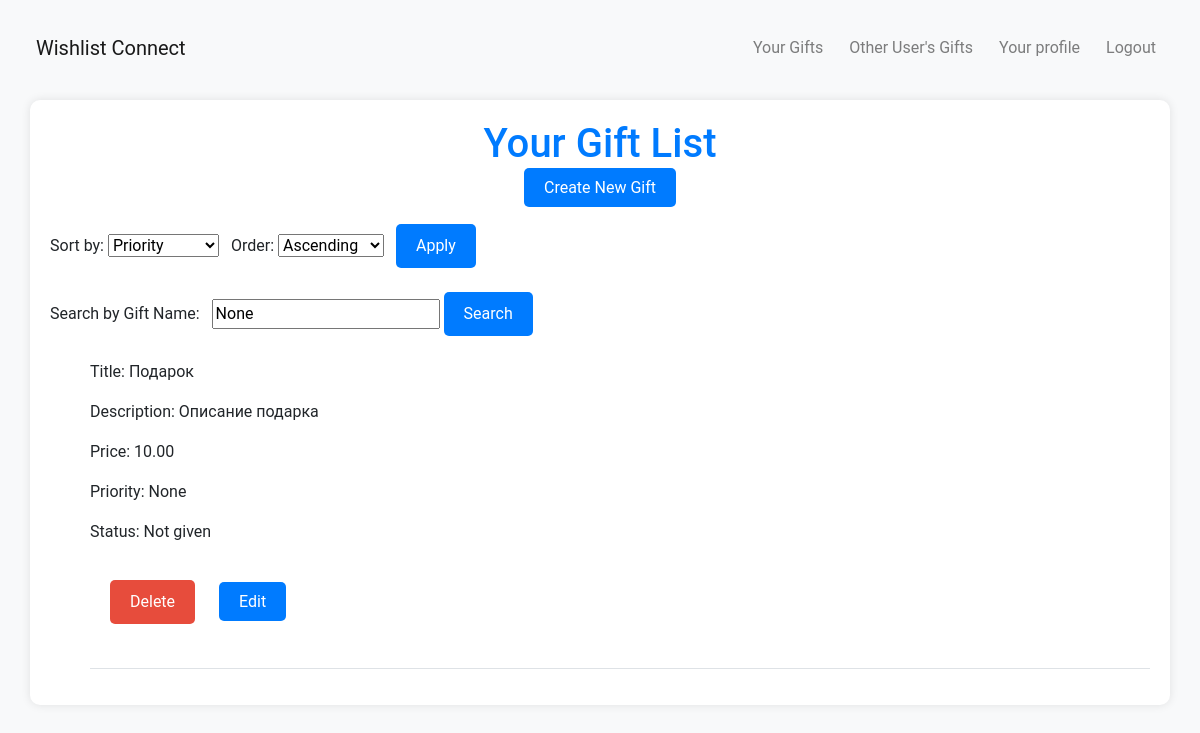
The app's page /api/user-gift-list/ (signed in) with its own data.
### api/models.py (models this page shows, shortened)
class Gift(models.Model):
    PRIORITY_CHOICES = [
        ('high', 'High'),
        ('medium', 'Medium'),
        ('low', 'Low'),
        ('none', 'None'),
    ]
    STATUS_CHOICES = [
        ('given', 'Given'),
        ('not given', 'Not given'),
        ('booked', 'Booked'),
    ]
    user = models.ForeignKey(User, on_delete=models.CASCADE)
    title = models.CharField(max_length=255)
    description = models.TextField()
    price = models.DecimalField(max_digits=10, decimal_places=2)
    priority = models.CharField(max_length=10, choices=PRIORITY_CHOICES, default='none')
    status = models.CharField(max_length=10, choices=STATUS_CHOICES, default='not given')
    image = models.ImageField(upload_to='gift_images/', blank=True, null=True)

### api/views.py (the view)
# urls.py: path('user-gift-list/', user_gift_list, name='user-gift-list'),
@login_required
def user_gift_list(request):
    gifts = Gift.objects.filter(user=request.user)
    sort_options = {
        'priority': 'Priority',
        'title': 'Alphabetical',
        'price': 'Price',
        'status': 'Status',
    }
    sort_by = request.GET.get('sort_by', 'priority')
    order = request.GET.get('order', 'asc')
    search_query = request.GET.get('search_query')
    gifts = Gift.objects.filter(user=request.user)
    if search_query:
        gifts = gifts.filter(Q(title__icontains=search_query) | Q(description__icontains=search_query))
    if order == 'desc':
        gifts = gifts.order_by(f'-{sort_by}')
    else:
        gifts = gifts.order_by(sort_by)
    context = {
        'gifts': gifts,
        'sort_by': sort_by,
        'order': order,
        'sort_options': sort_options,
        'search_query': search_query,
    }
    return render(request, 'user_gift_list.html', context)

### templates/user_gift_list.html (shortened to what this page needs)
{% extends 'base.html' %}
{% load i18n %}
{% block content %}
    <div class="text-center">
        <h1>{% trans "Your Gift List"%}</h1>
    </div>
    <div class="mb-4 text-center">
        <a href="{% url 'create-gift' %}" class="standard-button">{% trans "Create New Gift"%}</a>
    </div>
    <form method="get" class="mb-4">
        <label for="sort_by" calss="mr-2">{% trans "Sort by:"%}</label>
        <select name="sort_by" id="sort_by" class="mr-2">
            {% for key, label in sort_options.items %}
                <option value="{{ key }}" {% if key == sort_by %}selected{% endif %}> {{ label }}</option>
            {% endfor %}
        </select>
        <label for="order" class="mr-s">{% trans "Order:"%}</label>
        <select name="order" id="order" class="mr-2">
            <option value="asc" {% if order == 'asc' %}selected{% endif %}>{% trans "Ascending"%}</option>
        </select>
        <button type="submit" class="standard-button">{% trans "Apply"%}</button>
    </form>
    <form method="get" action="{% url 'user-gift-list' %}" class="mb-4">
        <label for="search_query" class="mr-2">{% trans "Search by Gift Name:" %}</label>
        <input type="text" name="search_query" id="search_query" value="{{ search_query }}">
        <button type="submit" class="standard-button">{% trans "Search" %}</button>
    </form>
    {% if search_query %}
        {% if gifts%}
            <ul>
                {% for gift in gifts %}
                    <div class="mb-4">
                        <p>{% trans "Title:"%} {{ gift.title }}</p>
                        <p>{% trans "Description:"%} {{ gift.description }}</p>
                        <p>{% trans "Price:"%} {{ gift.price }}</p>
                        <p>{% trans "Priority:"%} {{ gift.get_priority_display }}</p>
                        <p>{% trans "Status:"%} {{ gift.get_status_display }}</p>
                        <form method="post" action="{% url 'delete-gift' pk=gift.pk %}" style="display: inline;">
                            {% csrf_token %}
                            <button type="submit" class="delete-button">{% trans "Delete"%}</button>
                        </form>
                        <a href="{% url 'edit-gift' pk=gift.pk %}" class="standard-button" enctype="multipart/form-data">{% trans "Edit"%}</a>
                    </div>
                    <hr>
                {% endfor %}
            </ul>
        {% else %}
            <p>{% trans "No gifts found." %}</p>
        {% endif %}
    {% else%}
        {% if gifts%}
            <ul>
                {% for gift in gifts %}
                    <div class="mb-4">
                        <p>{% trans "Title:"%} {{ gift.title }}</p>
                        <p>{% trans "Description:"%} {{ gift.description }}</p>
                        <p>{% trans "Price:"%} {{ gift.price }}</p>
                        <p>{% trans "Priority:"%} {{ gift.get_priority_display }}</p>
                        <p>{% trans "Status:"%} {{ gift.get_status_display }}</p>
                        <form method="post" action="{% url 'delete-gift' pk=gift.pk %}" style="display: inline;">
                            <button type="submit" class="delete-button">{% trans "Delete"%}</button>
                        </form>
                        <a href="{% url 'edit-gift' pk=gift.pk %}" class="standard-button" enctype="multipart/form-data">{% trans "Edit"%}</a>
                    </div>
                    <hr>
                {% endfor %}
            </ul>
        {% else %}
            <p>{% trans "You haven't gifts." %}</p>
        {% endif %}
    {% endif %}
{% endblock %}

### templates/base.html (style rules this page uses)
body { background-color: #f8f9fa; margin: 20px; font-family: 'Roboto', sans-serif; font-size: 16px; }
h1, h2, h3 { color: #007bff; }
.standard-button { background-color: #007bff; color: #fff; border: none; padding: 10px 20px; border-radius: 5px; cursor: pointer; }
.delete-button { background-color: #e74c3c; color: #fff; border: none; padding: 10px 20px; margin: 20px; border-radius: 5px; cursor: pointer; }
hr { border-top: 1px solid #dee2e6; }

### records on screen
Gift: title "Подарок", description "Описание подарка", price "10.00", priority "None", status "Not given"

### other values on screen
form field sort_by "Priority"
